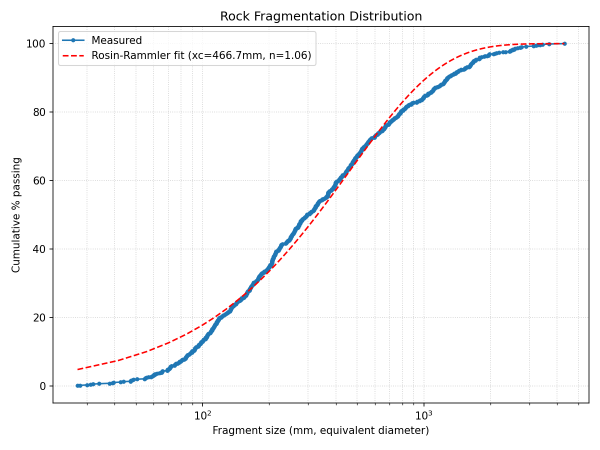
#> input picture fragmentation_graph.png, 1200 x 900 px (shown at 1/2 size)
$ python rock_fragmentation_analysis.py --input-dir .. --output-dir out
#> lines starting #> are read from the running program, lines starting #| are printed output that depends on the picture; after the words box and inside, x2 and y2 are one past the last pixel; in counts of white or black regions, pixels touching at a corner belong together
"""
Rock Fragmentation Analysis (v4 - small dark/blue lens marker, color-based detection)
========================================================================================
Your scale reference is a 72mm camera lens placed in each photo, but because
shots are taken from a distance to capture the whole rock pile, the lens only
covers a small number of pixels -- generic circle-shape detection (Hough
Circles) is unreliable at that scale. This version detects it by COLOR
instead: the lens appears dark blue/black/gray, which stands out against the
reddish-brown iron ore rock in every photo.

DETECTION STRATEGY
-------------------
1. Convert to float BGR. Compute a "blueness" score = B - R for every pixel.
   Rock/soil is reddish (R > B), so it scores negative/low. The dark
   blue-black lens has B similar to or greater than R, so it scores higher.
2. Combine with a brightness (darkness) constraint, since the lens is a dark
   object -- this rules out bright sky/highlights.
3. Threshold to get a binary mask, clean up noise, find contours.
4. Filter contours by area range and circularity (how close to a circle),
   since the lens is round -- this rejects irregular dark rock shadows/cracks.
5. Pick the most circular match within the plausible size range as the lens.
6. mm_per_pixel = 72mm / detected_diameter_px for that photo.

TUNING
-------
The exact color/size will vary a bit with lighting and camera distance, so
key thresholds are exposed as CLI flags (see --help). ALWAYS check
results/debug/*_marker.jpg after a first small test run (try ~5-10 photos)
before committing to all 90 -- the debug image draws a green circle on
whatever it detected as the lens, so you can confirm it's correct or adjust
the flags.

USAGE
-----
    python rock_fragmentation_analysis.py \\
        --input-dir Photos --output-dir results --lens-diameter-mm 72

    # If detection looks wrong in debug images, tune e.g.:
    python rock_fragmentation_analysis.py \\
        --input-dir Photos --output-dir results \\
        --min-marker-radius-px 3 --max-marker-radius-px 15 \\
        --blueness-threshold 5 --max-brightness 130

    # Resume / re-run: safe to interrupt anytime, safe to re-run same
    # command (already-processed photos are skipped automatically).

    # Rebuild only the graph from what's processed so far:
    python rock_fragmentation_analysis.py --output-dir results --plot-only
"""

import argparse
import glob
import os
import sys
import time

import cv2
import numpy as np
import pandas as pd
from scipy.optimize import curve_fit
import matplotlib
matplotlib.use("Agg")
import matplotlib.pyplot as plt


DEFAULT_LENS_DIAMETER_MM = 72.0
DEFAULT_MAX_DIM = 1600          # resize long edge before processing (speed)
MIN_FRAGMENT_AREA_PX = 150

# --- Marker (lens) detection defaults ---
# These assume the lens looks dark blue/black/gray and covers roughly
# 3-15 px radius after resizing to --max-dim. Tune via CLI if debug images
# show misses or false positives.
DEFAULT_BLUENESS_THRESHOLD = 5     # min (B - R) to count as "not reddish rock"
DEFAULT_MAX_BRIGHTNESS = 140       # max mean pixel value (0-255) - must be dark
DEFAULT_MIN_MARKER_RADIUS_PX = 3
DEFAULT_MAX_MARKER_RADIUS_PX = 18
DEFAULT_MIN_CIRCULARITY = 0.55     # 1.0 = perfect circle; lower = more permissive


# --------------------------------------------------------------------------
# Marker (lens) detection by color + shape
# --------------------------------------------------------------------------
def detect_lens_marker(img_bgr, blueness_thresh, max_brightness,
                        min_r, max_r, min_circularity):
    b, g, r = cv2.split(img_bgr.astype(np.int16))
    blueness = b - r
    brightness = (b.astype(np.float32) + g.astype(np.float32) + r.astype(np.float32)) / 3.0

    mask = ((blueness >= blueness_thresh) & (brightness <= max_brightness)).astype(np.uint8) * 255

    kernel = np.ones((3, 3), np.uint8)
    mask = cv2.morphologyEx(mask, cv2.MORPH_OPEN, kernel, iterations=1)
    mask = cv2.morphologyEx(mask, cv2.MORPH_CLOSE, kernel, iterations=1)

    contours, _ = cv2.findContours(mask, cv2.RETR_EXTERNAL, cv2.CHAIN_APPROX_SIMPLE)

    best = None
    best_circularity = 0.0
    for cnt in contours:
        area = cv2.contourArea(cnt)
        if area < np.pi * min_r ** 2 or area > np.pi * max_r ** 2:
            continue
        perimeter = cv2.arcLength(cnt, True)
        if perimeter == 0:
            continue
        circularity = 4 * np.pi * area / (perimeter ** 2)
        if circularity < min_circularity:
            continue
        if circularity > best_circularity:
            (cx, cy), radius = cv2.minEnclosingCircle(cnt)
            best = (int(cx), int(cy), radius)
            best_circularity = circularity

    return best  # (cx, cy, radius_px) or None


def save_marker_debug_image(img_bgr, marker, out_path):
    dbg = img_bgr.copy()
    if marker is not None:
        cx, cy, r = marker
        cv2.circle(dbg, (cx, cy), int(round(r)), (0, 255, 0), 2)
        cv2.circle(dbg, (cx, cy), 2, (0, 0, 255), -1)
    cv2.imwrite(out_path, dbg)


# --------------------------------------------------------------------------
# Segmentation (rock fragments), excluding the marker region
# --------------------------------------------------------------------------
# [34 lines left out: function segment_fragments, not called in this run]


# --------------------------------------------------------------------------
# Fragmentation graph
# --------------------------------------------------------------------------
def rosin_rammler(x, xc, n):
    return 100.0 * (1.0 - np.exp(-((x / xc) ** n)))


# [29 lines left out: function plot_fragmentation_curve, not called in this run]


# --------------------------------------------------------------------------
# Incremental I/O helpers (safe to interrupt / resume)
# --------------------------------------------------------------------------
def append_row_csv(path, row_dict):
    file_exists = os.path.exists(path)
    pd.DataFrame([row_dict]).to_csv(path, mode="a", header=not file_exists, index=False)


# [5 lines left out: function append_rows_csv, not called in this run]


def get_already_processed_filenames(per_image_csv_path):
    if not os.path.exists(per_image_csv_path):
        return set()
    try:
        return set(pd.read_csv(per_image_csv_path)["filename"].astype(str))
    except Exception:
        return set()


def resize_for_processing(img_bgr, max_dim):
    h, w = img_bgr.shape[:2]
    longest = max(h, w)
    if longest <= max_dim:
        return img_bgr
    scale = max_dim / float(longest)
    return cv2.resize(img_bgr, (int(w * scale), int(h * scale)), interpolation=cv2.INTER_AREA)


# --------------------------------------------------------------------------
# Main
# --------------------------------------------------------------------------
def main():
    parser = argparse.ArgumentParser(description="Rock fragmentation analysis via small color-coded lens marker")
    parser.add_argument("--input-dir", default=None, help="Folder containing the rock photos (not needed with --plot-only)")
    parser.add_argument("--output-dir", required=True, help="Where results are/will be written")
    parser.add_argument("--lens-diameter-mm", type=float, default=DEFAULT_LENS_DIAMETER_MM)
    parser.add_argument("--max-dim", type=int, default=DEFAULT_MAX_DIM,
                         help="Resize long edge to this many pixels before processing")
    parser.add_argument("--calibration-csv", default=None,
                         help="Optional CSV with columns filename,lens_diameter_px to override auto-detection "
                              "for specific photos")
    parser.add_argument("--blueness-threshold", type=float, default=DEFAULT_BLUENESS_THRESHOLD,
                         help="Min (Blue - Red) to count as marker-colored, not rock-colored. Lower = more permissive.")
    parser.add_argument("--max-brightness", type=float, default=DEFAULT_MAX_BRIGHTNESS,
                         help="Max average brightness (0-255) for marker pixels (it's dark). Raise if marker is missed.")
    parser.add_argument("--min-marker-radius-px", type=float, default=DEFAULT_MIN_MARKER_RADIUS_PX)
    parser.add_argument("--max-marker-radius-px", type=float, default=DEFAULT_MAX_MARKER_RADIUS_PX,
                         help="Raise this if the lens appears larger than expected in your photos.")
    parser.add_argument("--min-circularity", type=float, default=DEFAULT_MIN_CIRCULARITY,
                         help="0-1, how round the blob must be. Lower if real detections are being rejected.")
    parser.add_argument("--plot-only", action="store_true",
                         help="Skip processing; just rebuild the graph from existing fragment size CSV")
    args = parser.parse_args()

    os.makedirs(args.output_dir, exist_ok=True)
    debug_dir = os.path.join(args.output_dir, "debug")
    os.makedirs(debug_dir, exist_ok=True)

    calibration_csv_path = os.path.join(args.output_dir, "calibration.csv")
    per_image_csv_path = os.path.join(args.output_dir, "per_image_summary.csv")
    fragments_csv_path = os.path.join(args.output_dir, "all_fragment_sizes_mm.csv")
    graph_path = os.path.join(args.output_dir, "fragmentation_graph.png")

    if args.plot_only:
        if not os.path.exists(fragments_csv_path):
            print(f"No {fragments_csv_path} found yet -- nothing to plot.")
            sys.exit(1)
        sizes = pd.read_csv(fragments_csv_path)["fragment_size_mm"].tolist()
        plot_fragmentation_curve(sizes, graph_path)
        print(f"Rebuilt graph from {len(sizes)} fragments -> {graph_path}")
        return

    if not args.input_dir:
        print("--input-dir is required unless using --plot-only")
        sys.exit(1)

    # NOTE: on Windows/macOS, filenames are case-insensitive, so searching
    # for both "*.jpg" and "*.JPG" etc. matches the SAME files twice. We
    # dedupe by normalized path below so each real photo is only counted once
    # regardless of platform.
    raw_matches = (
        glob.glob(os.path.join(args.input_dir, "*.jpg"))
        + glob.glob(os.path.join(args.input_dir, "*.jpeg"))
        + glob.glob(os.path.join(args.input_dir, "*.png"))
        + glob.glob(os.path.join(args.input_dir, "*.JPG"))
        + glob.glob(os.path.join(args.input_dir, "*.JPEG"))
        + glob.glob(os.path.join(args.input_dir, "*.PNG"))
    )
    seen = {}
    for p in raw_matches:
        seen[os.path.normcase(os.path.abspath(p))] = p
    image_paths = sorted(seen.values())
    if not image_paths:
        print(f"No images found in {args.input_dir}")
        sys.exit(1)

    overrides = {}
    skip_set = set()
    already_in_calib_file = set()
    if args.calibration_csv and os.path.exists(args.calibration_csv):
        df = pd.read_csv(args.calibration_csv)
        for _, row in df.iterrows():
            already_in_calib_file.add(row["filename"])
            val = row.get("lens_diameter_px", None)
            if pd.notna(val) and val != "":
                overrides[row["filename"]] = float(val)  # last matching row wins
            else:
                skip_set.add(row["filename"])

    already_done = get_already_processed_filenames(per_image_csv_path)
    remaining = [p for p in image_paths if os.path.basename(p) not in already_done]

    print(f"Found {len(image_paths)} images total. "
          f"{len(already_done)} already processed (resuming). "
          f"{len(remaining)} left to do.")
    print("Safe to interrupt anytime (Jupyter: Interrupt button) -- progress saved after every photo. "
          "Re-run the same command to resume.\n")

    processed_count = 0
    missed_count = 0
    t_start = time.time()

    try:
        for path in remaining:
            fname = os.path.basename(path)
            t0 = time.time()

            img_bgr_full = cv2.imread(path)
#> img_bgr_full is the input picture: shape (900, 1200, 3); mean B, G, R 249.5, 248.9, 248.7
            if img_bgr_full is None:
                print(f"  Skipping unreadable file: {fname}")
                continue

            img_bgr = resize_for_processing(img_bgr_full, args.max_dim)
            gray = cv2.cvtColor(img_bgr, cv2.COLOR_BGR2GRAY)

            if fname in overrides:
                lens_diameter_px = overrides[fname]
                marker = None
                print(f"{fname}: using manual override diameter = {lens_diameter_px:.1f}px")
                # NOTE: do NOT re-append this to calibration_csv_path -- it's
                # already recorded in the source calibration file. Re-writing
                # it here was the bug that kept resurrecting old, already-
                # corrected values as duplicate rows on every re-run.
            elif fname in skip_set:
                print(f"{fname}: marked as skip in calibration CSV -- excluding (not auto-detecting)")
                missed_count += 1
                continue
            else:
                marker = detect_lens_marker(
                    img_bgr,
                    blueness_thresh=args.blueness_threshold,
                    max_brightness=args.max_brightness,
                    min_r=args.min_marker_radius_px,
                    max_r=args.max_marker_radius_px,
                    min_circularity=args.min_circularity,
                )
#> in detect_lens_marker, `blueness = b - r`:
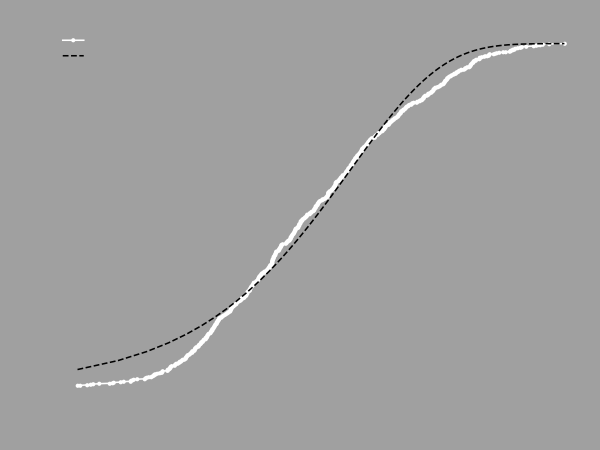
#> blueness: shape (900, 1200) int16 (shown at 1/2 size); min -255, max 149, mean 0.8; drawn with min black and max white
#> in detect_lens_marker, `mask = ((blueness >= blueness_thresh) & (brightness <= max_brightness)..`:
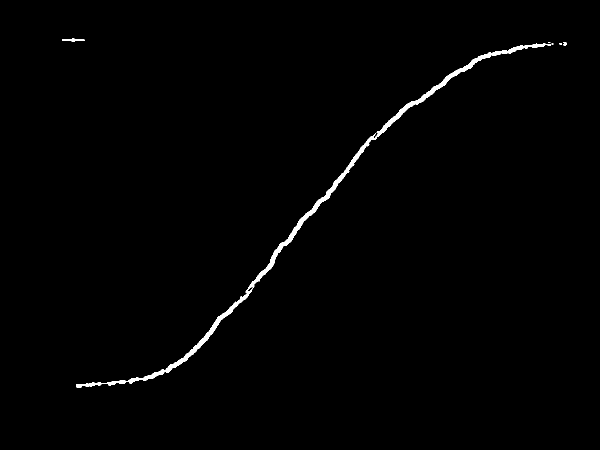
#> mask: shape (900, 1200) (shown at 1/2 size); 0.89% white; 6 white regions (3 under 20 px), largest, box (x1, y1, x2, y2) and area: (152, 86, 1102, 775) 9422, (124, 77, 169, 84) 159, (1126, 84, 1133, 91) 36
#> in detect_lens_marker, `mask = cv2.morphologyEx(mask, cv2.MORPH_OPEN, kernel, iterations=1)`: mask: shape (900, 1200); 0.88% white; 11 white regions (2 under 20 px), largest, box (x1, y1, x2, y2) and area: (497, 87, 1091, 577) 6316, (286, 580, 503, 762) 2300, (214, 760, 252, 771) 220
#> in detect_lens_marker, `mask = cv2.morphologyEx(mask, cv2.MORPH_CLOSE, kernel, iterations=1)`: mask: shape (900, 1200); 0.88% white; 9 white regions (2 under 20 px)
#> in detect_lens_marker, `contours, _ = cv2.findContours(mask, cv2.RETR_EXTERNAL, cv2.CHAIN_APPR..`: contours = 9 contours, 3 with area under 20; largest, box (x1, y1, x2, y2) and area: (497, 87, 1091, 577) 5623, (286, 580, 503, 762) 2051, (152, 764, 203, 775) 236, (214, 760, 252, 771) 179, (256, 755, 279, 767) 136, (124, 77, 169, 84) 112
#> the loop in detect_lens_marker, `for cnt in contours:` made 9 passes
#> (area, perimeter, circularity) on passes 1, 2, 3, 9: (236, 117.9, 0.213), (179, 88.28, 0.289), (135.5, 56.04, 0.542), (112, 95.31, 0.155)
#> area on passes 4, 6: 2051, 5623
#> after the loop in detect_lens_marker, `for cnt in contours:`: best_circularity = 0
                save_marker_debug_image(img_bgr, marker, os.path.join(debug_dir, f"{fname}_marker.jpg"))

                if marker is None:
                    print(f"{fname}: marker NOT detected -- skipping "
                          f"(check debug image; consider tuning thresholds or adding a manual "
                          f"row to calibration.csv)")
                    append_row_csv(calibration_csv_path, {"filename": fname, "lens_diameter_px": ""})
                    missed_count += 1
                    continue

                lens_diameter_px = marker[2] * 2

            append_row_csv(calibration_csv_path, {"filename": fname, "lens_diameter_px": lens_diameter_px})
            mm_per_px = args.lens_diameter_mm / lens_diameter_px

            fragment_areas_px = segment_fragments(gray, marker)
            fragment_diams_mm = [(2.0 * (a / np.pi) ** 0.5) * mm_per_px for a in fragment_areas_px]

            append_rows_csv(fragments_csv_path, [
                {"filename": fname, "fragment_size_mm": d} for d in fragment_diams_mm
            ])
            append_row_csv(per_image_csv_path, {
                "filename": fname,
                "mm_per_pixel": mm_per_px,
                "lens_diameter_px": lens_diameter_px,
                "num_fragments": len(fragment_diams_mm),
                "mean_fragment_size_mm": float(np.mean(fragment_diams_mm)) if fragment_diams_mm else 0.0,
                "max_fragment_size_mm": float(np.max(fragment_diams_mm)) if fragment_diams_mm else 0.0,
            })

            processed_count += 1
            dt = time.time() - t0
            print(f"{fname}: lens={lens_diameter_px:.1f}px, {len(fragment_diams_mm)} fragments, {dt:.1f}s "
                  f"[{processed_count}/{len(remaining)} this run]")

    except KeyboardInterrupt:
        print(f"\nInterrupted by user. {processed_count} photo(s) processed and saved this run "
              f"(plus {len(already_done)} from before, {missed_count} missed detections logged). "
              f"Re-run the same command to resume, or add --plot-only to see the graph so far.")
        return

    elapsed = time.time() - t_start
    print(f"\nFinished this run: {processed_count} processed, {missed_count} missed detections, "
          f"in {elapsed/60:.1f} min.")

    if os.path.exists(fragments_csv_path):
        sizes = pd.read_csv(fragments_csv_path)["fragment_size_mm"].tolist()
        if sizes:
            plot_fragmentation_curve(sizes, graph_path)
            print(f"{len(sizes)} total fragments measured across all processed photos.")
            print(f"Graph written to: {graph_path}")
        else:
            print("No fragments measured yet -- check debug/ images and calibration.")
    else:
        print("No fragments measured yet -- check debug/ images and calibration.")


if __name__ == "__main__":
    main()
